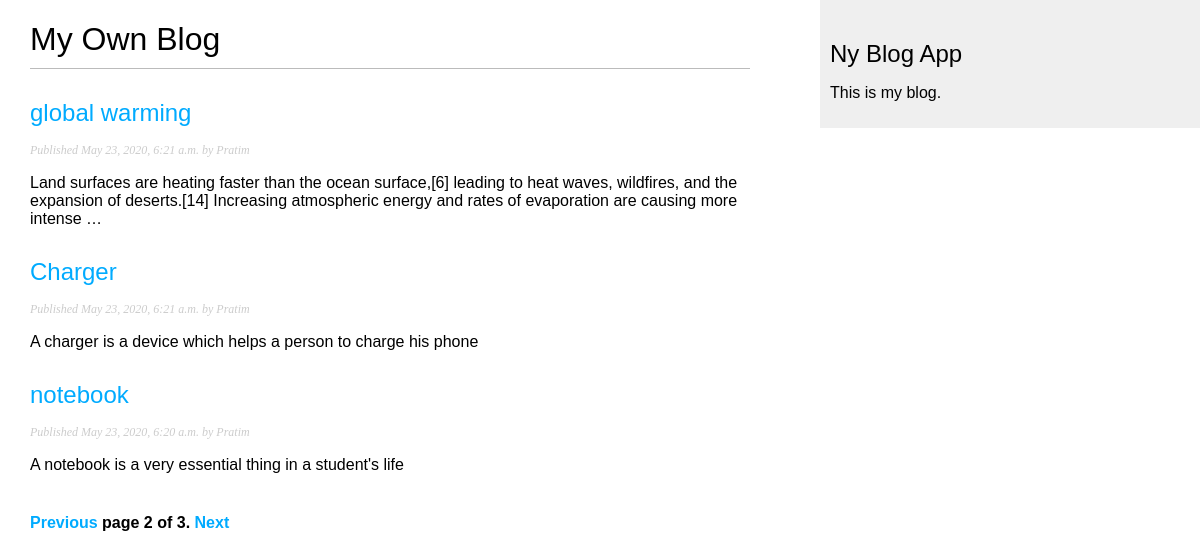
The app's page /blog/?page=2, older data.
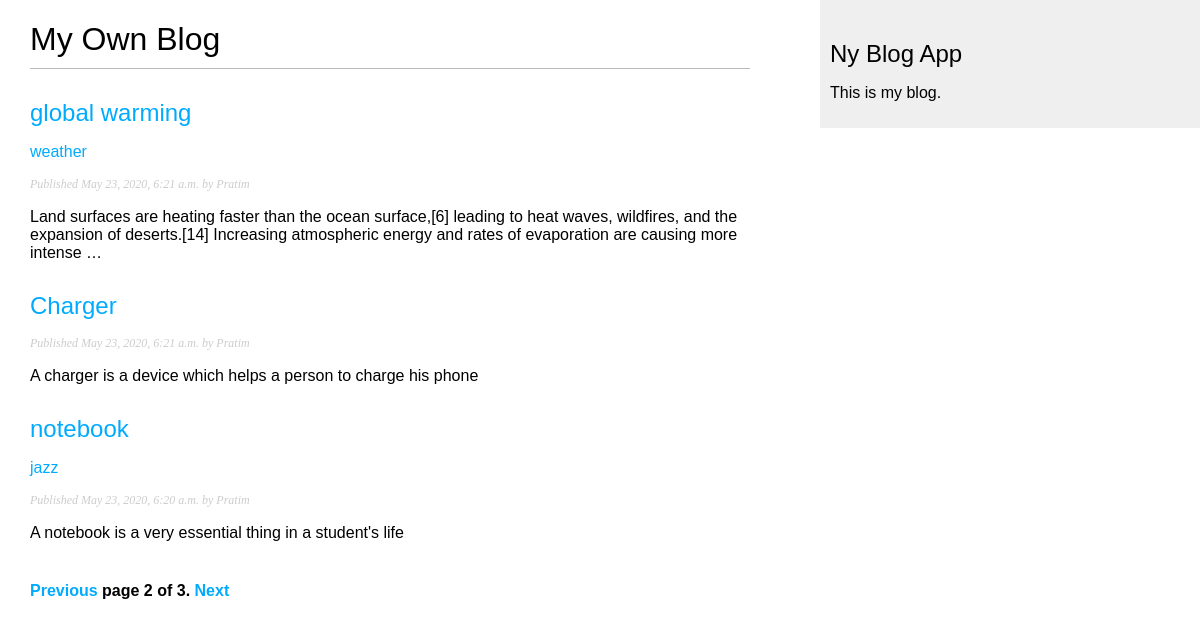
The same page, newer data.
### blog/models.py (models this page shows, shortened)
class Post(models.Model):
    STATUS_CHOICES = (
        ('draft','Draft'),
        ('published','Published'),
    )
    title = models.CharField(max_length=250)
    slug = models.SlugField(unique_for_date='publish',max_length=250)
    author = models.ForeignKey(User,on_delete=models.CASCADE,related_name='blog_posts')
    body = models.TextField()
    publish = models.DateTimeField(default = timezone.now)
    created = models.DateTimeField(auto_now_add=True)
    updated = models.DateTimeField(auto_now=True)
    status = models.CharField(max_length=10,choices=STATUS_CHOICES,default='draft')
    odjects = models.Manager()
    published = PublishedManager()
    tags = TaggableManager()
    def get_absolute_url(self):
        return reverse("blog:post_detail", args=[self.publish.year,self.publish.month,self.publish.day,self.slug])
    class Meta:
        ordering = ('-publish',)

### blog/views.py (the view)
# urls.py: path('',views.post_list, name='post_list'),
def post_list(request, tag_slug=None):
    object_list = Post.published.all()
    tag = None
    if tag_slug:
        tag = get_object_or_404(Tag,slug=tag_slug)
        object_list = object_list.filter(tags__in=[tag])
    paginator = Paginator(object_list,3)
    page = request.GET.get('page')
    try:
        posts = paginator.page(page)
    except PageNotAnInteger:
        posts = paginator.page(1)
    except EmptyPage:
        posts = paginator.page(paginator.num.num_pages)
    return render(request,'blog/post/list.html',{'page':page,'posts':posts,'tag':tag})

### blog/models.py (called while the page is built)
    def get_queryset(self):
        return super(PublishedManager,self).get_queryset().filter(status = 'published')

### blog/templates/blog/post/list.html (shortened to what this page needs)
{% extends "blog/base.html" %}
{% block content %}
    <h1>My Own Blog</h1>
    {% for post in posts %}
        <h2>
            <a href='{{post.get_absolute_url}}'>
                {{post.title}}
            </a>
        </h2>
        <p class="tags">
            {% for tag in post.tags.all %}
            <a href="{% url 'blog:post_list_by_tag' tag.slug %}">
                {{tag.name}}
            </a>
            {% endfor %}
        </p>
        <p class='date'>
            Published {{post.publish}} by {{post.author}}
        </p>
        {{ post.body|truncatewords:30|linebreaks }}
    {% endfor %}
        {% include 'pagination.html' with page=posts %}
{% endblock content %}

### blog/templates/blog/base.html (shortened to what this page needs)
{% load static %}
<!DOCTYPE html>
<html>
    <head>
        <link rel='stylesheet' href="{% static 'css/blog.css' %}">
    </head>
<body>
    <div id='content'>
        {% block content %}
        {% endblock content %}
    </div>
    <div id='sidebar'>
        <h2>Ny Blog App</h2>
        <p>This is my blog.</p>
    </div>
</body>
</html>

### blog/templates/pagination.html
<div class="pagination">
    <span class="step-links">
        {% if page.has_previous %}
        <a href = "?page = {{ page.previous_page_number }}">Previous</a>
        {% endif %}
        <span class="current">
            page {{page.number}} of {{ page.paginator.num_pages }}.
        </span>
        {% if page.has_next %}
        <a href="?page={{ page.next_page_number }}">Next</a>
        {% endif %}
    </span>
</div>

### blog/static/css/blog.css (style rules this page uses)
body { margin:0; padding:0; font-family:helvetica, sans-serif; }
a { color:#00abff; text-decoration:none; }
h1 { font-weight:normal; border-bottom:1px solid #bbb; padding:0 0 10px 0; }
h2 { font-weight:normal; margin:30px 0 0; }
#content { float:left; width:60%; padding:0 0 0 30px; }
#sidebar { float:right; width:30%; padding:10px; background:#efefef; height:100%; }
p.date { color:#ccc; font-family: georgia, serif; font-size: 12px; font-style: italic; }
.pagination { margin:40px 0; font-weight:bold; }

Row changes from the older to the newer data that the page shows:
added Tag: name "weather", shown under Post "global warming"
changed Post "notebook": gains Tag (name "jazz")
